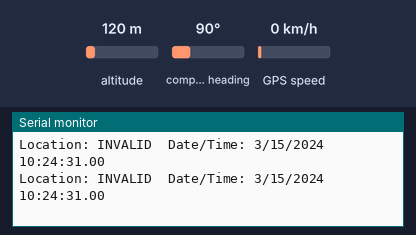
Recording of a sketch running on a simulated Arduino Uno, built with avr-gcc and run on an emulated ATmega328P. Parts: the last lines printed to the serial monitor. Inputs (shaded band) come from the test bench; at power-on: GPS speed 0 km/h, altitude 120 m, compass heading 90°. The GPS gets a fix after 3 s at 37.7749, -122.4194 with 8 satellites; no radio packets arrive unless stated.

Above: at 1.2 s.
1.3 s: GPS speed set to 2 km/h
At 3.9 s:
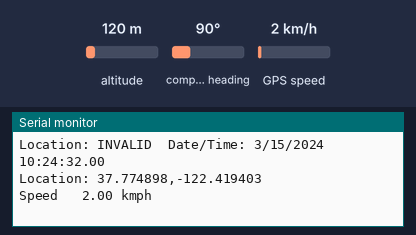
4.5 s: GPS speed set to 30 km/h
At 6.1 s:
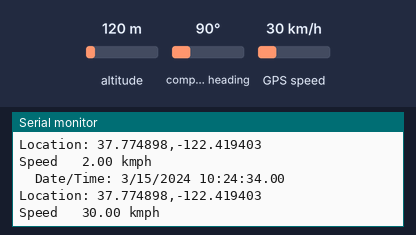
Timing chart, 0 to 7.6 s (numbered marks = the images above; inputs shaded):
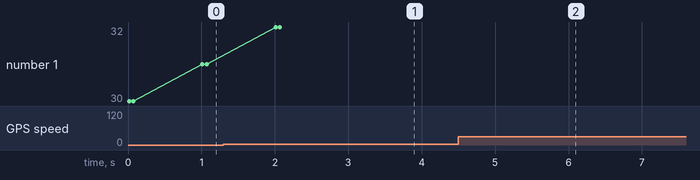

Measured:
- after the input at 1.3 s, the serial monitor: prints a new line after 1.8 s (image 1)
- after the input at 4.5 s, the serial monitor: prints a new line after 0.75 s (image 2)

The sketch:

Transmitter.ino
```cpp
#include <TinyGPS++.h> // Include the TinyGPS++ library
#include <SoftwareSerial.h> // Include SoftwareSerial to allow communication between RX and TX Pins.
#include <RH_ASK.h> // Driver Library to send data.
#include <SPI.h> // Needed to compile the code.

RH_ASK driver; // Initialize the driver

static const int RXPin = 4, TXPin = 3; // Initialize RX and TX variables on pins 4 and 3.
static const uint32_t GPSBaud = 9600; // Set GPS baud rate to 9600.

TinyGPSPlus gps; // Declare gps object.
SoftwareSerial ss(RXPin, TXPin); // Setup SoftwareSerial on Rx and Tx pins.

void setup() {
  Serial.begin(9600); // Open the serial port and set the data rate to 9600BPS
  ss.begin(GPSBaud);
  Serial.println(F("Drone Location"));

  if(!driver.init()){ // Check if transmitter driver is initialized.
    Serial.println(F("Init Failed"));
  }

}


void displaySendGPSInfo()
{
  Serial.print(F("Location: "));
  if (gps.location.isValid()) // If the GPS Location is valid
  {
    Serial.print(gps.location.lat(), 6); // Print Latitude with 6 digits after decimal
    Serial.print(F(","));
    Serial.print(gps.location.lng(), 6); //Print Longitude with 6 digits after decimal
    Serial.println();

    // Convert the Latitude and Longitude to Strings to be able to send them via the transmitter driver.

    String strLat = String(gps.location.lat(), 6);
    String strLng = String(gps.location.lng(), 6);

Serial.println("Speed \t" + String(gps.speed.kmph()) + " kmph\n\n");

    String loc = strLat + "|" + strLng; // Concatenate the Latitude and the Longitude with a special delimiter character |
    // So we can split the data in the receiver.

    driver.send((uint8_t*)loc.c_str(), loc.length()); // Convert the string into a uint8_t* (unsigned char*);
    // Blocks until the transmitter is no longer transmitting
    driver.waitPacketSent();
    delay(1000);
  }
  else
  {// If the GPS Location is not valid, the print INVALID.
    Serial.print(F("INVALID"));
  }

  Serial.print(F("  Date/Time: "));
  if (gps.date.isValid()) // If the GPS date is valid, then print the date(month, day, year);
  {
    Serial.print(gps.date.month());
    Serial.print(F("/"));
    Serial.print(gps.date.day());
    Serial.print(F("/"));
    Serial.print(gps.date.year());
  }
  else
  { // Print INVALID if the date is invalid
    Serial.print(F("INVALID"));
  }
  Serial.print(F(" "));
  if (gps.time.isValid()) // If GPS time is valid, then print the time(hours, minutes, seconds, centiseconds);
  {
    if (gps.time.hour() < 10) Serial.print(F("0"));
    Serial.print(gps.time.hour());
    Serial.print(F(":"));
    if (gps.time.minute() < 10) Serial.print(F("0"));
    Serial.print(gps.time.minute());
    Serial.print(F(":"));
    if (gps.time.second() < 10) Serial.print(F("0"));
    Serial.print(gps.time.second());
    Serial.print(F("."));
    if (gps.time.centisecond() < 10) Serial.print(F("0"));
    Serial.print(gps.time.centisecond());
  }
  else
  { // Print INVALID if the GPS time is invalid.
    Serial.print(F("INVALID"));
  }
  Serial.println();
}


void loop()
{
  while (ss.available() > 0)
    if (gps.encode(ss.read()))
      displaySendGPSInfo();

  if (millis() > 5000 && gps.charsProcessed() < 10) // If 5 seconds has passed and we don't have characters from gps
  { // Then there is a wiring error.
    Serial.println(F("No GPS detected: check wiring."));
    while(true);
  }
}
```
